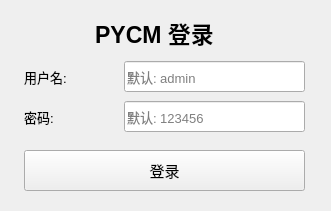
<?xml version="1.0" encoding="UTF-8"?>
<ui version="4.0">
 <class>LoginForm</class>
 <widget class="QWidget" name="LoginForm">
  <property name="windowModality">
   <enum>Qt::ApplicationModal</enum>
  </property>
  <property name="geometry">
   <rect>
    <x>0</x>
    <y>0</y>
    <width>331</width>
    <height>211</height>
   </rect>
  </property>
  <property name="minimumSize">
   <size>
    <width>331</width>
    <height>211</height>
   </size>
  </property>
  <property name="maximumSize">
   <size>
    <width>331</width>
    <height>211</height>
   </size>
  </property>
  <property name="windowTitle">
   <string>PYCM 登录</string>
  </property>
  <property name="windowIcon">
   <iconset resource="../Resources/Resources.qrc">
    <normaloff>:/Core/Core/Logo.png</normaloff>:/Core/Core/Logo.png</iconset>
  </property>
  <widget class="QLineEdit" name="username">
   <property name="geometry">
    <rect>
     <x>124</x>
     <y>61</y>
     <width>181</width>
     <height>31</height>
    </rect>
   </property>
   <property name="font">
    <font>
     <pointsize>10</pointsize>
    </font>
   </property>
   <property name="placeholderText">
    <string>默认: admin</string>
   </property>
  </widget>
  <widget class="QLineEdit" name="password">
   <property name="geometry">
    <rect>
     <x>124</x>
     <y>101</y>
     <width>181</width>
     <height>31</height>
    </rect>
   </property>
   <property name="font">
    <font>
     <pointsize>10</pointsize>
    </font>
   </property>
   <property name="echoMode">
    <enum>QLineEdit::Password</enum>
   </property>
   <property name="placeholderText">
    <string>默认: 123456</string>
   </property>
  </widget>
  <widget class="QLabel" name="title">
   <property name="geometry">
    <rect>
     <x>24</x>
     <y>12</y>
     <width>261</width>
     <height>41</height>
    </rect>
   </property>
   <property name="font">
    <font>
     <pointsize>17</pointsize>
     <weight>75</weight>
     <bold>true</bold>
    </font>
   </property>
   <property name="text">
    <string>PYCM 登录</string>
   </property>
   <property name="alignment">
    <set>Qt::AlignCenter</set>
   </property>
   <property name="wordWrap">
    <bool>false</bool>
   </property>
  </widget>
  <widget class="QLabel" name="label_username">
   <property name="geometry">
    <rect>
     <x>24</x>
     <y>61</y>
     <width>101</width>
     <height>31</height>
    </rect>
   </property>
   <property name="font">
    <font>
     <pointsize>10</pointsize>
    </font>
   </property>
   <property name="text">
    <string>用户名:</string>
   </property>
  </widget>
  <widget class="QLabel" name="label_password">
   <property name="geometry">
    <rect>
     <x>24</x>
     <y>101</y>
     <width>101</width>
     <height>31</height>
    </rect>
   </property>
   <property name="font">
    <font>
     <pointsize>10</pointsize>
    </font>
   </property>
   <property name="text">
    <string>密码:</string>
   </property>
   <property name="alignment">
    <set>Qt::AlignLeading|Qt::AlignLeft|Qt::AlignVCenter</set>
   </property>
  </widget>
  <widget class="QPushButton" name="login_button">
   <property name="geometry">
    <rect>
     <x>24</x>
     <y>150</y>
     <width>281</width>
     <height>41</height>
    </rect>
   </property>
   <property name="font">
    <font>
     <pointsize>11</pointsize>
    </font>
   </property>
   <property name="text">
    <string>登录</string>
   </property>
   <property name="shortcut">
    <string>Return</string>
   </property>
  </widget>
  <zorder>title</zorder>
  <zorder>label_username</zorder>
  <zorder>label_password</zorder>
  <zorder>login_button</zorder>
  <zorder>password</zorder>
  <zorder>username</zorder>
 </widget>
 <resources>
  <include location="../Resources/Resources.qrc"/>
 </resources>
 <connections>
  <connection>
   <sender>login_button</sender>
   <signal>clicked()</signal>
   <receiver>LoginForm</receiver>
   <slot>login()</slot>
   <hints>
    <hint type="sourcelabel">
     <x>214</x>
     <y>191</y>
    </hint>
    <hint type="destinationlabel">
     <x>256</x>
     <y>222</y>
    </hint>
   </hints>
  </connection>
 </connections>
 <slots>
  <slot>login()</slot>
 </slots>
</ui>
